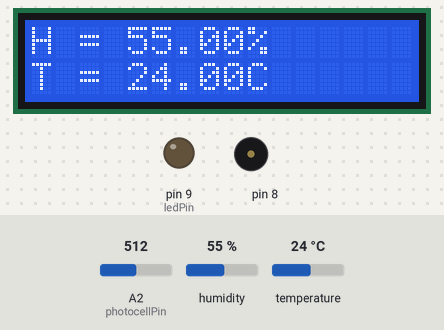
A sketch run on a simulated Arduino Uno, built with avr-gcc and run on an emulated ATmega328P. Shown: 16×2 character LCD, output pins drawn as LEDs (lit = HIGH), buzzer (waves = sounding). Inputs (shaded band) come from the test bench; at power-on: temperature 24 °C, A2 (photocellPin) = 512, humidity 55 %. What the sketch prints to the serial monitor is not drawn.

Above: at 1.2 s.
1.3 s: temperature set to 7 °C
At 2.6 s:
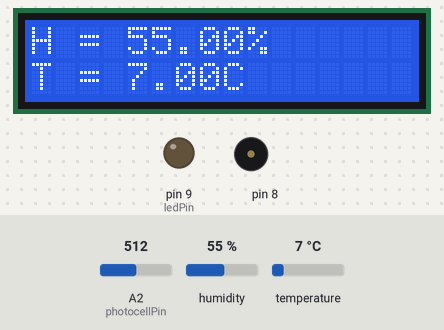
3.6 s: A2 (photocellPin) set to 32
5.3 s: A2 (photocellPin) set to 27
At 6.8 s:
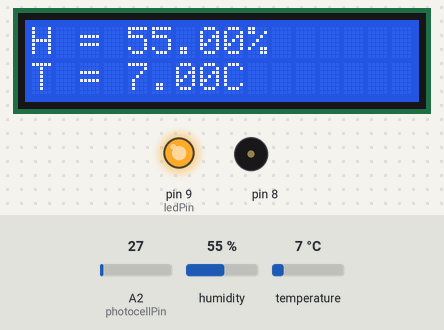
7.6 s: temperature set to 12 °C
At 9.4 s:
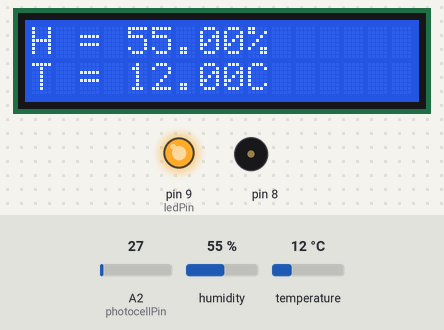
9.7 s: humidity set to 22 %
At 15.6 s:
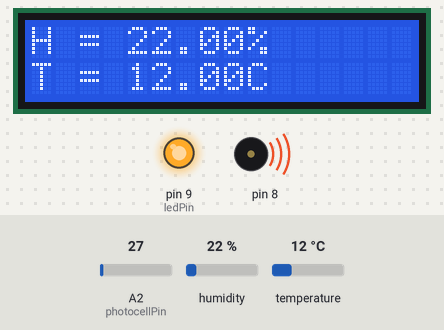
15.7 s: humidity set to 40 %
At 17.4 s:
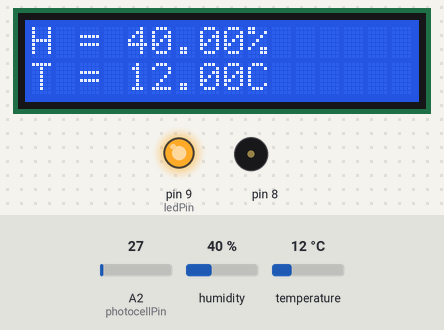
Timing chart, 0 to 18.9 s (numbered marks = the images above; inputs shaded):
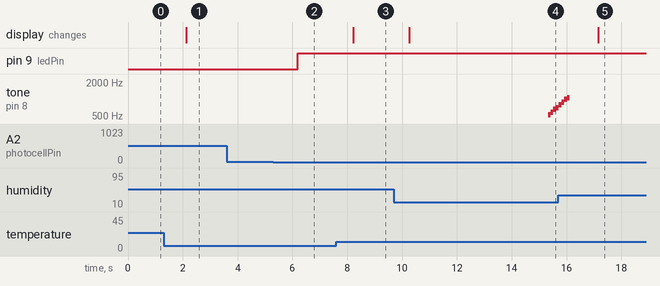

Measured:
- the behaviour switches between 30 and 29 on A2 (photocellPin) (found by bisection; images 1 and 2)
- after the input at 1.3 s, the display: changes after 0.82 s (image 1)
- after the input at 3.6 s, every drawn part: stays the same
- after the input at 5.3 s, pin 9 (ledPin): LOW → HIGH after 0.89 s
- after the input at 7.6 s, the display: changes after 0.62 s (image 3)
- after the input at 9.7 s, the display: changes after 0.55 s (image 4)
- after the input at 15.7 s, the display: changes after 1.5 s (image 5)

The sketch:

sketch_jan06d.ino
```cpp
// include the library code:
#include "pitches.h" //Melody
#include <LiquidCrystal.h> //LCD
#include "DHT.h"  //DHT

//LCD&DHT
#define DHT_Type DHT11      // DHT 11
//定義資料PIN腳
#define DHT11_PIN A0
//宣告物件
DHT DhtObj(DHT11_PIN, DHT_Type);
const int rs = 2, en = 3, d4 = 4, d5 = 5, d6 = 6, d7 = 7;
LiquidCrystal lcd(rs, en, d4, d5, d6, d7);

//buzzer
// notes in the melody:

int melody[] = {

  NOTE_C5, NOTE_D5, NOTE_E5, NOTE_F5, NOTE_G5, NOTE_A5, NOTE_B5, NOTE_C6};

int duration = 100;  // 500 miliseconds

int t=10;
int k;
int var=0;

//photocell
// LAB8 - 讀取光敏電阻 (v1)
int photocellPin = 2; // 光敏電阻 (photocell) 接在 anallog pin 2

int photocellVal = 0; // photocell variable

int minLight = 30;   // 最小光線門檻值

int ledPin =9;

int ledState = 0;

void setup() {
  Serial.begin(9600);
  pinMode(ledPin, OUTPUT);
  lcd.begin(16, 2);

}

void loop() {
  lcd.setCursor(0, 0); //LCD顯示溫溼度
  lcd.print("H = ");
  lcd.print(DhtObj.readHumidity());
  lcd.print("% ");

  lcd.setCursor(0, 1);
  lcd.print("T = ");
  lcd.print(DhtObj.readTemperature());
  lcd.println("C ");


  photocellVal = analogRead(photocellPin); // 讀取光敏電阻並輸出到 Serial Port
  Serial.print("photocellVa=");
  Serial.println(photocellVal);

  if (photocellVal < minLight ) {

    digitalWrite(ledPin, HIGH); // turn on LED

    ledState = 1;

    var++;
    k=t-var;
    Serial.print("var=");
    Serial.println(var); //次數
    Serial.print("k=");
    Serial.println(k); //距離buzzer響起的秒數
    // var++;
    // k=t-var;
    if(k==0){

      for (int thisNote = 0; thisNote < 8; thisNote++) {

    // 在 pin8 上輸出聲音，每個音階響 0.5 秒
        tone(8, melody[thisNote], duration);
    // 間隔一段時間後再播放下一個音階
        delay(100);
         }
      var=0;
    }


      }
  // 光線充足時關掉 LED
   if (photocellVal > minLight ) {

    digitalWrite(ledPin, LOW); // turn off LED
    noTone(8);
    ledState = 0;
    var=0;

  }
  Serial.print("ledState=");
  Serial.println(ledState); //次數

  delay(1000);

}
```
